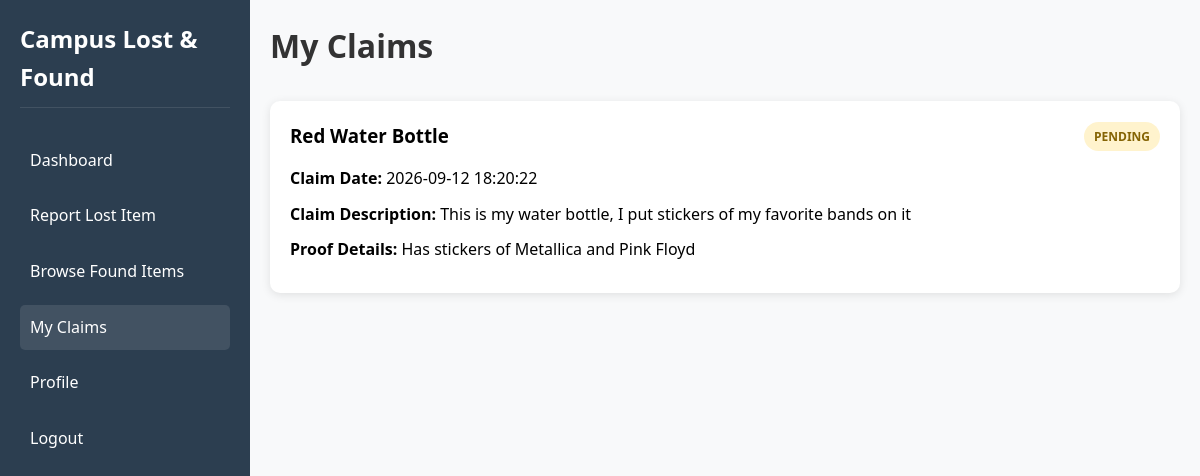
Screenshot of /student/claim_item.php (signed in) with the database file from the repository.
### tables this page shows
CREATE TABLE claims (
    id INT PRIMARY KEY AUTO_INCREMENT,
    found_item_id INT,
    user_id INT,
    claim_description TEXT,
    proof_details TEXT,
    status ENUM('pending', 'approved', 'rejected') DEFAULT 'pending',
    admin_remarks TEXT,
    claimed_at TIMESTAMP DEFAULT CURRENT_TIMESTAMP,
    FOREIGN KEY (found_item_id) REFERENCES found_items(id) ON DELETE CASCADE,
    FOREIGN KEY (user_id) REFERENCES users(id) ON DELETE CASCADE
);

CREATE TABLE found_items (
    id INT PRIMARY KEY AUTO_INCREMENT,
    user_id INT,
    item_name VARCHAR(255) NOT NULL,
    category VARCHAR(100),
    description TEXT,
    location VARCHAR(255),
    date_found DATE,
    image_path VARCHAR(255),
    status ENUM('pending', 'claimed', 'returned') DEFAULT 'pending',
    created_at TIMESTAMP DEFAULT CURRENT_TIMESTAMP,
    FOREIGN KEY (user_id) REFERENCES users(id) ON DELETE CASCADE
);

### student/claim_item.php (the view, shortened to what this page needs)
<?php
require_once '../config.php';
$user_id = $_SESSION['user_id'];
$item = null;
$success = '';
$error = '';
$user_claims_query = "SELECT c.*, f.item_name, f.image_path, f.status as item_status
                      FROM claims c
                      JOIN found_items f ON c.found_item_id = f.id
                      WHERE c.user_id = '$user_id'
                      ORDER BY c.claimed_at DESC";
$user_claims_result = mysqli_query($conn, $user_claims_query);
?>
<!DOCTYPE html>
<html lang="en">
<head>
    <link rel="stylesheet" href="../assets/css/style.css">
</head>
<body>
    <div class="dashboard-container">
        <div class="sidebar">
            <h2>Campus Lost & Found</h2>
            <nav>
                <ul>
                    <li><a href="dashboard.php">Dashboard</a></li>
                    <li><a href="report_lost.php">Report Lost Item</a></li>
                    <li><a href="browse_found.php">Browse Found Items</a></li>
                    <li class="active"><a href="claim_item.php">My Claims</a></li>
                    <li><a href="../profile.php">Profile</a></li>
                    <li><a href="../logout.php">Logout</a></li>
                </ul>
            </nav>
        </div>
        <div class="main-content">
            <div class="header">
                <h1><?php echo $item ? 'Claim Item: ' . htmlspecialchars($item['item_name']) : 'My Claims'; ?></h1>
            </div>
            <?php if($item): ?>
                <div class="claim-container">
                    <div class="item-preview">
                        <h3>Item Details</h3>
                        <div class="item-info">
                            <?php if (!empty($item['image_path'])): ?>
                                <img src="../<?php echo htmlspecialchars($item['image_path']); ?>"
                                     alt="<?php echo htmlspecialchars($item['item_name']); ?>"
                                     class="item-large-image">
                            <?php endif; ?>
                            <div class="item-description">
                                <p><strong>Category:</strong> <?php echo htmlspecialchars($item['category']); ?></p>
                                <p><strong>Found Location:</strong> <?php echo htmlspecialchars($item['location']); ?></p>
                                <p><strong>Date Found:</strong> <?php echo htmlspecialchars($item['date_found']); ?></p>
                                <p><strong>Description:</strong> <?php echo nl2br(htmlspecialchars($item['description'])); ?></p>
                            </div>
                        </div>
                    </div>
                    <div class="form-container">
                        <?php if($success): ?>
                            <div class="alert success"><?php echo $success; ?></div>
                        <?php endif; ?>
                        <?php if($error): ?>
                            <div class="alert error"><?php echo $error; ?></div>
                        <?php endif; ?>
                        <form method="POST" action="">
                            <div class="form-group">
                                <label for="claim_description">Why do you think this is your item? *</label>
                                <textarea id="claim_description" name="claim_description" rows="4" required></textarea>
                            </div>
                            <div class="form-group">
                                <label for="proof_details">Provide any proof or identifying details *</label>
                                <textarea id="proof_details" name="proof_details" rows="4" required></textarea>
                                <small>Describe unique features, serial numbers, or any identifying marks</small>
                            </div>
                            <button type="submit" class="btn btn-primary">Submit Claim</button>
                            <a href="browse_found.php" class="btn btn-secondary">Cancel</a>
                        </form>
                    </div>
                </div>
            <?php else: ?>
                <div class="claims-container">
                    <?php
                    if (mysqli_num_rows($user_claims_result) > 0) {
                        while($claim = mysqli_fetch_assoc($user_claims_result)) {
                            echo '<div class="claim-card">';
                            echo '<div class="claim-header">';
                            echo '<h3>' . htmlspecialchars($claim['item_name']) . '</h3>';
                            echo '<span class="status ' . $claim['status'] . '">' . $claim['status'] . '</span>';
                            echo '</div>';
                            echo '<div class="claim-details">';
                            echo '<p><strong>Claim Date:</strong> ' . $claim['claimed_at'] . '</p>';
                            echo '<p><strong>Claim Description:</strong> ' . htmlspecialchars($claim['claim_description']) . '</p>';
                            echo '<p><strong>Proof Details:</strong> ' . htmlspecialchars($claim['proof_details']) . '</p>';
                            echo '</div>';
                            echo '</div>';
                        }
                    } else {
                        echo '<div class="no-claims">';
                        echo '<h3>No Claims Yet</h3>';
                        echo '<p>You haven\'t made any claims yet.</p>';
                        echo '<a href="browse_found.php" class="btn btn-primary">Browse Found Items to Claim</a>';
                        echo '</div>';
                    }
                    ?>
                </div>
            <?php endif; ?>
        </div>
    </div>
</body>
</html>

### assets/css/style.css (style rules this page uses)
* { margin: 0; padding: 0; box-sizing: border-box; }
body { font-family: 'Segoe UI', Tahoma, Geneva, Verdana, sans-serif; line-height: 1.6; background-color: #f5f5f5; }
.dashboard-container { display: flex; min-height: 100vh; }
.sidebar { width: 250px; background: #2c3e50; color: white; padding: 20px; }
.sidebar h2 { margin-bottom: 30px; padding-bottom: 10px; border-bottom: 1px solid rgba(255,255,255,0.1); }
.sidebar nav ul { list-style: none; }
.sidebar nav ul li { margin-bottom: 10px; }
.sidebar nav ul li a { color: white; text-decoration: none; display: block; padding: 10px; border-radius: 5px; transition: all 0.3s ease; }
.sidebar nav ul li a:hover, .sidebar nav ul li.active a { background: rgba(255,255,255,0.1); }
.main-content { flex: 1; padding: 20px; background: #f8f9fa; }
.header { margin-bottom: 30px; }
.header h1 { color: #333; }
.status { padding: 5px 10px; border-radius: 20px; font-size: 12px; font-weight: 600; text-transform: uppercase; }
.status.pending { background: #fff3cd; color: #856404; }

### student/claim_item.php (style rules this page uses)
.claims-container { display: flex; flex-direction: column; gap: 20px; }
.claim-card { background: white; border-radius: 10px; padding: 20px; box-shadow: 0 2px 10px rgba(0,0,0,0.1); }
.claim-header { display: flex; justify-content: space-between; align-items: center; margin-bottom: 15px; }
.claim-details p { margin-bottom: 10px; }

### rows the page displays
claims: found_item.item_name "Red Water Bottle", status "PENDING", claimed_at "2026-09-12 18:20:22", claim_description "This is my water bottle, I put stickers of my favorite bands on it", proof_details "Has stickers of Metallica and Pink Floyd"
